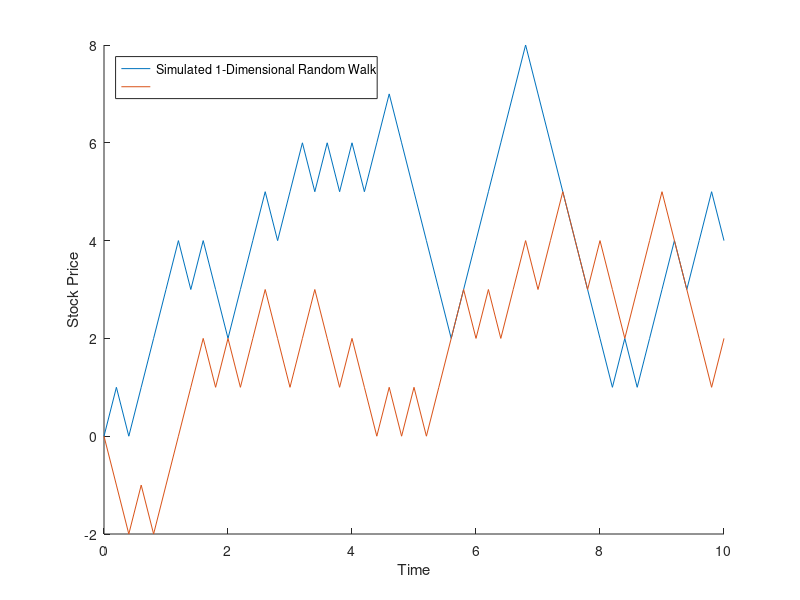

Write the MATLAB code that produced this figure.

sigma=.2;
S0=0; 
r=.04;D=0;
T=10; 
KP=100; 
dt =1/5; 
N=T/dt;   
x = 0:dt:T;
Brownian = randn(2,N);
Num = zeros(2,N+1);
for t = 2:N+1
    if (Brownian(1,t-1)>0)
        Num(1,t) = Num(1,t-1)+1;
    else
        Num(1,t) = Num(1,t-1)-1;
    end
     if (Brownian(2,t-1)>0)
        Num(2,t) = Num(2,t-1)+1;
    else
        Num(2,t) = Num(2,t-1)-1;
     end  
end

%%Num;
%Stockprice = zeros(2,N+1);
%Stockprice(:,1) = S0*ones(2,1);
%for t = 2:N+1
%   Stockprice(1,t) =Stockprice(1,1) * exp((r-sigma^2/2)+ sigma*Num(1,t));
%    Stockprice(2,t) =Stockprice(2,1) * exp((r-sigma^2/2)+sigma*Num(2,t));
%end
hold on
P1 = plot(x,Num(1,:)); 
P2 = plot(x,Num(2,:));
%P3 = plot(x,ones(1,N+1)*100); 
legend('Simulated 1-Dimensional Random Walk','','location','northwest' )
ylabel('Stock Price')
xlabel('Time')

